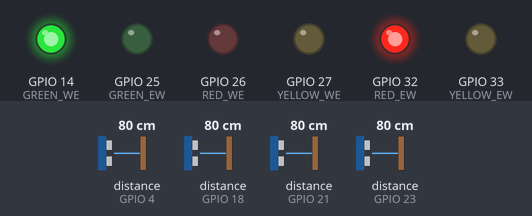
A sketch run on a simulated ESP32. On the bench: output pins drawn as LEDs (lit = HIGH). Wiring (inferred from the names in the program): 4 × ultrasonic range finder: trigger GPIO 2, echo GPIO 4 / trigger GPIO 5, echo GPIO 21 / trigger GPIO 19, echo GPIO 18 / trigger GPIO 22, echo GPIO 23. The inputs (shaded band) are chosen by the test bench; at power-on: distance to the obstacle (sensors on GPIO 4, GPIO 18, GPIO 21, GPIO 23) 80 cm. The echo pulse lasts 58.3 µs per cm; WiFi joins after 1.5 s; servers stay silent unless stated; no MQTT or app messages arrive unless stated; pins used as bus, display or sensor lines are not drawn; what the sketch prints to the serial monitor is not drawn.

Above: at 2.7 s.
2.8 s: distance to the obstacle (sensor on GPIO 4) set to 10 cm
5.8 s: distance to the obstacle (sensor on GPIO 4) set to 7 cm
At 7.0 s:
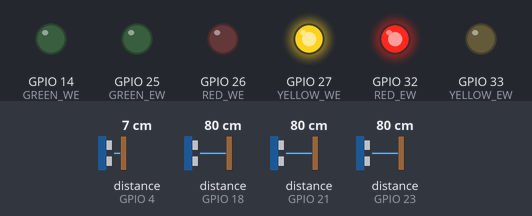
At 9.4 s:
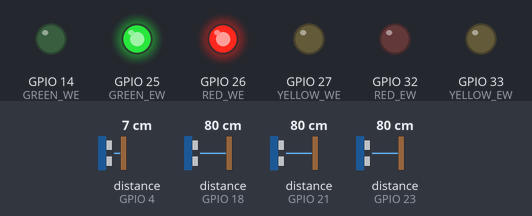
Timing chart, 0 to 10.9 s (numbered marks = the images above; inputs shaded):
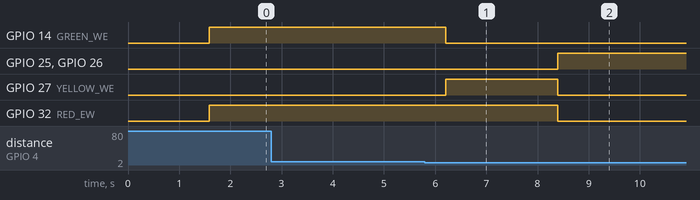

The sketch:

traffic.ino
```cpp
#include <WiFi.h>
#include <PubSubClient.h>

const char* ssid = "Ahmed 4G";
const char* password = "0591256436a";
const char* mqtt_server = "broker.hivemq.com";

WiFiClient espClient;
PubSubClient client(espClient);

void setup_wifi() {
  delay(10);
  Serial.println();
  Serial.print("Connecting to ");
  Serial.println(ssid);
  WiFi.begin(ssid, password);
  while (WiFi.status() != WL_CONNECTED) {
    delay(500);
    Serial.print(".");
  }
  Serial.println("WiFi connected");
}

void reconnect() {
  while (!client.connected()) {
    Serial.print("Attempting MQTT connection...");
    if (client.connect("ESP32Client_Traffic")) {
      Serial.println("connected");
    } else {
      Serial.print("failed, rc=");
      Serial.print(client.state());
      delay(5000);
    }
  }
}

void publishState(const char* dir, const char* state, int queue) {
  char topicState[50];
  char topicQueue[50];
  sprintf(topicState, "iot/traffic/%s/state", dir);
  sprintf(topicQueue, "iot/traffic/%s/queue", dir);
  client.publish(topicState, state);
  client.publish(topicQueue, String(queue).c_str());
}


// SENSOR PINS
// WE
#define TRIG_ENTRY_WE 19
#define ECHO_ENTRY_WE 18
#define TRIG_EXIT_WE 5
#define ECHO_EXIT_WE 21

// EW
#define TRIG_ENTRY_EW 2
#define ECHO_ENTRY_EW 4
#define TRIG_EXIT_EW 22
#define ECHO_EXIT_EW 23

// RAFFIC LIGHT PINS
// WE
#define GREEN_WE 14
#define YELLOW_WE 27
#define RED_WE 26

// EW
#define GREEN_EW 25
#define YELLOW_EW 33
#define RED_EW 32

// VARIABLES
int queueWE = 0;
int queueEW = 0;

bool entryWE_Prev = false;
bool exitWE_Prev = false;
bool entryEW_Prev = false;
bool exitEW_Prev = false;

// PHASE STATE
enum Phase { PHASE_GREEN_WE, PHASE_YELLOW_WE, PHASE_GREEN_EW, PHASE_YELLOW_EW };
Phase currentPhase = PHASE_GREEN_WE;

unsigned long phaseStartTime = 0;

const unsigned long BASE_GREEN_DURATION = 5000;
const unsigned long MAX_GREEN_DURATION = 15000;
const unsigned long TIME_PER_CAR = 1000;
const unsigned long YELLOW_DURATION = 2000;

unsigned long greenDurationWE = BASE_GREEN_DURATION;
unsigned long greenDurationEW = BASE_GREEN_DURATION;

void setup() {
  Serial.begin(9600);
  setup_wifi();
  client.setServer(mqtt_server, 1883);

  pinMode(TRIG_ENTRY_WE, OUTPUT); pinMode(ECHO_ENTRY_WE, INPUT);
  pinMode(TRIG_EXIT_WE, OUTPUT);  pinMode(ECHO_EXIT_WE, INPUT);
  pinMode(TRIG_ENTRY_EW, OUTPUT); pinMode(ECHO_ENTRY_EW, INPUT);
  pinMode(TRIG_EXIT_EW, OUTPUT);  pinMode(ECHO_EXIT_EW, INPUT);

  pinMode(GREEN_WE, OUTPUT); pinMode(YELLOW_WE, OUTPUT); pinMode(RED_WE, OUTPUT);
  pinMode(GREEN_EW, OUTPUT); pinMode(YELLOW_EW, OUTPUT); pinMode(RED_EW, OUTPUT);
}

long readDistanceCM(int trigPin, int echoPin) {
  digitalWrite(trigPin, LOW); delayMicroseconds(2);
  digitalWrite(trigPin, HIGH); delayMicroseconds(10);
  digitalWrite(trigPin, LOW);
  long duration = pulseIn(echoPin, HIGH, 50000);
  if (duration == 0) return -1;
  return duration * 0.034 / 2;
}

void handleQueue(bool detectedNow, bool &prevDetected, int &queue, const char* label) {
  if (detectedNow && !prevDetected) {
    queue++;
    Serial.print("ENTER "); Serial.print(label); Serial.print(" → queue++ → "); Serial.println(queue);
    prevDetected = true;
  }
  if (!detectedNow && prevDetected) {
    prevDetected = false;
  }
}

void handleExit(bool detectedNow, bool &prevDetected, int &queue, const char* label) {
  if (detectedNow && !prevDetected) {
    if (queue > 0) queue--;
    Serial.print("EXIT "); Serial.print(label); Serial.print(" → queue-- → "); Serial.println(queue);
    prevDetected = true;
  }
  if (!detectedNow && prevDetected) {
    prevDetected = false;
  }
}

void updateQueues() {
  long entryWE = readDistanceCM(TRIG_ENTRY_WE, ECHO_ENTRY_WE);
  long exitWE  = readDistanceCM(TRIG_EXIT_WE,  ECHO_EXIT_WE);
  handleQueue((entryWE > 0 && entryWE < 8), entryWE_Prev, queueWE, "WE");
  handleExit((exitWE > 0 && exitWE < 8), exitWE_Prev, queueWE, "WE");

  long entryEW = readDistanceCM(TRIG_ENTRY_EW, ECHO_ENTRY_EW);
  long exitEW  = readDistanceCM(TRIG_EXIT_EW,  ECHO_EXIT_EW);
  handleQueue((entryEW > 0 && entryEW < 8), entryEW_Prev, queueEW, "EW");
  handleExit((exitEW > 0 && exitEW < 8), exitEW_Prev, queueEW, "EW");
}

void switchToWE() {
  digitalWrite(GREEN_WE, HIGH); digitalWrite(YELLOW_WE, LOW); digitalWrite(RED_WE, LOW);
  digitalWrite(GREEN_EW, LOW);  digitalWrite(YELLOW_EW, LOW); digitalWrite(RED_EW, HIGH);
}

void switchToEW() {
  digitalWrite(GREEN_WE, LOW);  digitalWrite(YELLOW_WE, LOW); digitalWrite(RED_WE, HIGH);
  digitalWrite(GREEN_EW, HIGH); digitalWrite(YELLOW_EW, LOW); digitalWrite(RED_EW, LOW);
}

void switchToYellowWE() {
  digitalWrite(GREEN_WE, LOW);  digitalWrite(YELLOW_WE, HIGH); digitalWrite(RED_WE, LOW);
  digitalWrite(GREEN_EW, LOW);  digitalWrite(YELLOW_EW, LOW);  digitalWrite(RED_EW, HIGH);
}

void switchToYellowEW() {
  digitalWrite(GREEN_WE, LOW);  digitalWrite(YELLOW_WE, LOW);  digitalWrite(RED_WE, HIGH);
  digitalWrite(GREEN_EW, LOW);  digitalWrite(YELLOW_EW, HIGH); digitalWrite(RED_EW, LOW);
}

void loop() {
  updateQueues();

  // MQTT HANDLING
  if (!client.connected()) reconnect();
  client.loop();

  // MQTT HANDLING
  if (!client.connected()) reconnect();
  client.loop();

  if (currentPhase == PHASE_GREEN_WE) {
    publishState("WE", "GREEN", queueWE);
    publishState("EW", "RED", queueEW);
  }
  if (currentPhase == PHASE_YELLOW_WE) {
    publishState("WE", "YELLOW", queueWE);
    publishState("EW", "RED", queueEW);
  }
  if (currentPhase == PHASE_GREEN_EW) {
    publishState("EW", "GREEN", queueEW);
    publishState("WE", "RED", queueWE);
  }
  if (currentPhase == PHASE_YELLOW_EW) {
    publishState("EW", "YELLOW", queueEW);
    publishState("WE", "RED", queueWE);
  }

  Serial.print("queueWE: "); Serial.print(queueWE);
  Serial.print(" | queueEW: "); Serial.println(queueEW);

  greenDurationWE = BASE_GREEN_DURATION + queueWE * TIME_PER_CAR;
  if (greenDurationWE > MAX_GREEN_DURATION) greenDurationWE = MAX_GREEN_DURATION;

  greenDurationEW = BASE_GREEN_DURATION + queueEW * TIME_PER_CAR;
  if (greenDurationEW > MAX_GREEN_DURATION) greenDurationEW = MAX_GREEN_DURATION;

  unsigned long now = millis();
  unsigned long elapsed = now - phaseStartTime;

  switch (currentPhase) {
    case PHASE_GREEN_WE:
      switchToWE();
      if (elapsed >= greenDurationWE) {
        if (queueEW > 0) {
          currentPhase = PHASE_YELLOW_WE;
          phaseStartTime = now;
        }
      }
      break;
    case PHASE_YELLOW_WE:
      switchToYellowWE();
      if (elapsed >= YELLOW_DURATION) {
        currentPhase = PHASE_GREEN_EW;
        phaseStartTime = now;
      }
      break;
    case PHASE_GREEN_EW:
      switchToEW();
      if (elapsed >= greenDurationEW) {
        if (queueWE > 0) {
          currentPhase = PHASE_YELLOW_EW;
          phaseStartTime = now;
        }
      }
      break;
    case PHASE_YELLOW_EW:
      switchToYellowEW();
      if (elapsed >= YELLOW_DURATION) {
        currentPhase = PHASE_GREEN_WE;
        phaseStartTime = now;
      }
      break;
  }
  delay(200);
}
```

Measured:
- the behaviour switches between 9 and 8 cm on distance to the obstacle (sensor on GPIO 4) (found by bisection; images 0 and 1)
- after the input at 2.8 s, every drawn part: stays the same
- after the input at 5.8 s, GPIO 14 (GREEN_WE): HIGH → LOW after 0.40 s; GPIO 25 (GREEN_EW), GPIO 26 (RED_WE): LOW → HIGH after 2.6 s; GPIO 27 (YELLOW_WE): LOW → HIGH after 0.40 s, → LOW 2.2 s later; GPIO 32 (RED_EW): HIGH → LOW after 2.6 s
